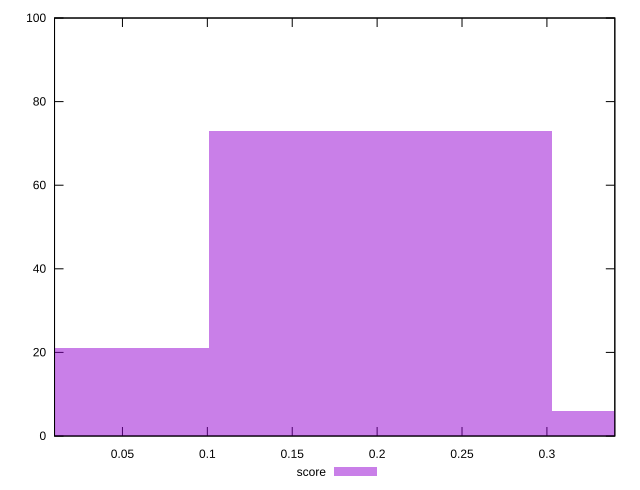

Write the gnuplot code that produced this figure.
reset

$score <<EOF
0 21
0.40401424599187125 6
0.20200712299593562 73
EOF

set key outside below
set boxwidth 0.20200712299593562
set xrange [0.01:0.34]
set yrange [0:100]
set trange [0:100]
set style fill transparent solid 0.5 noborder
set terminal svg size 640, 490 enhanced background rgb 'white'
set output "report_00019_2021-02-10T18-14-37.922Z//max-potential-fid/samples/pages/score/histogram.svg"

plot $score title "score" with boxes

reset
